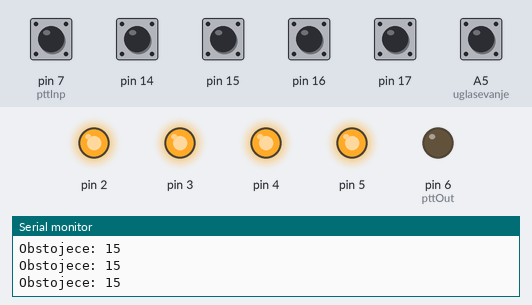
The sketch below on a simulated Arduino Uno, built with avr-gcc and run on an emulated ATmega328P. Shown: output pins drawn as LEDs (lit = HIGH), the last lines printed to the serial monitor. The test bench sets the inputs (shaded band); at power-on: A5 (uglasevanje), pin 7 (pttInp), pin 14–17 HIGH.

Above: at 1.2 s.
1.3 s: pin 14 pulled LOW for 0.15 s
At 1.4 s:
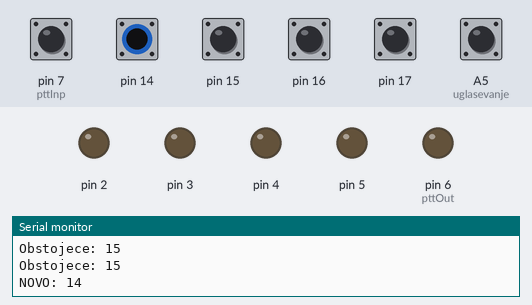
3.0 s: pin 15 pulled LOW for 0.15 s
At 3.1 s:
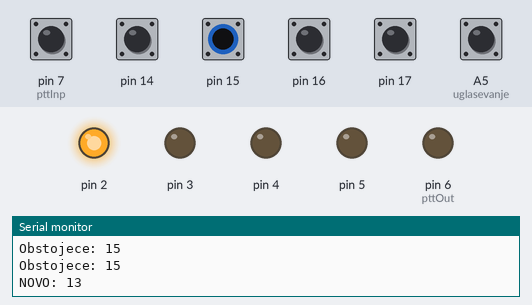
4.7 s: pin 16 pulled LOW for 0.15 s
At 4.81 s:
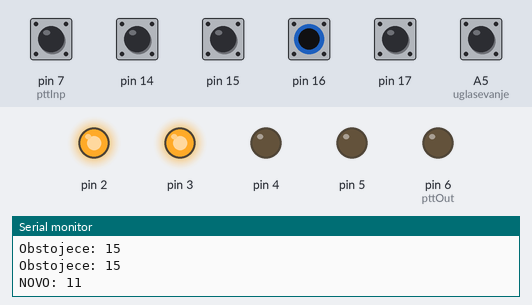
6.4 s: pin 17 pulled LOW for 0.15 s
At 6.51 s:
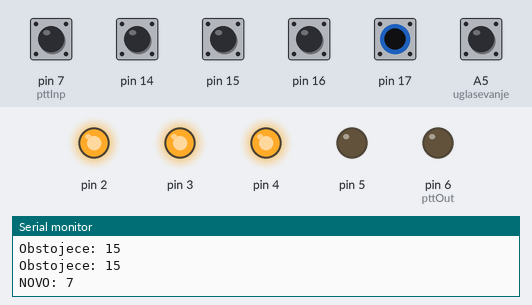
8.1 s: pin 7 (pttInp) pulled LOW for 0.15 s
At 8.18 s:
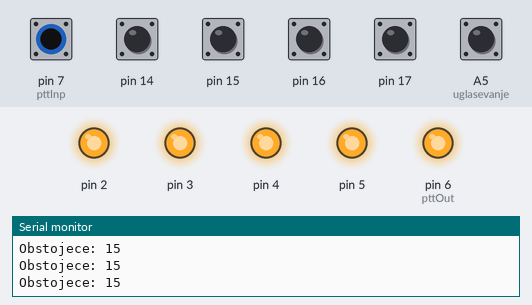
9.7 s: pin 14 driven LOW and pin 15 driven LOW
At 10.8 s:
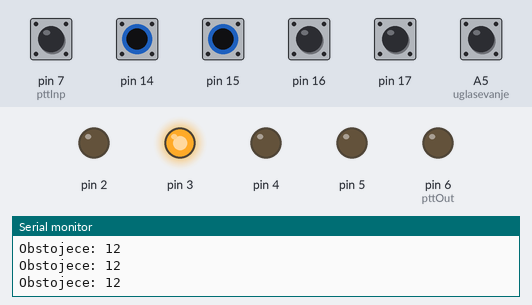
Timing chart, 0 to 12.2 s (numbered marks = the images above; inputs shaded):
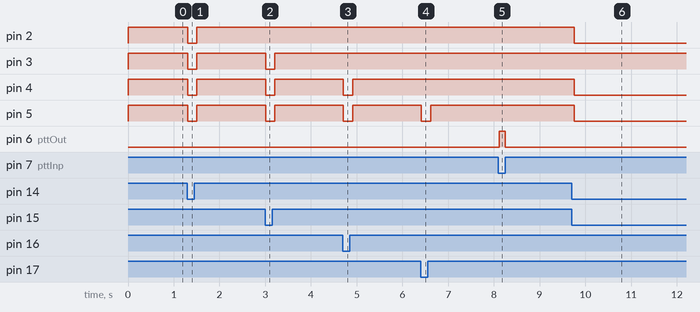

Measured:
- after the input at 1.3 s, pin 2–5: HIGH → LOW at once, → HIGH 0.20 s later
- after the input at 3.0 s, pin 3–5: HIGH → LOW at once, → HIGH 0.20 s later
- after the input at 4.7 s, pin 4, pin 5: HIGH → LOW at once, → HIGH 0.20 s later
- after the input at 6.4 s, pin 5: HIGH → LOW at once, → HIGH 0.20 s later
- after the input at 8.1 s, pin 6 (pttOut): LOW → HIGH at once, → LOW 0.13 s later
- after the input at 9.7 s, pin 2, pin 4, pin 5: HIGH → LOW after 0.05 s

The sketch:

sergej_basic.ino
```cpp
// Vasilij & Sergej remote control - S53M Team _ old version

const byte Mask = 15;
uint8_t band;
uint8_t bandOld;
const int pttInp = 7;
const int pttOut = 6;
const int uglasevanje = A5;
void setup() {
  Serial.begin(9600);
  pinMode(pttOut,OUTPUT);
  pinMode(pttInp,INPUT_PULLUP);
  pinMode(uglasevanje,INPUT_PULLUP);
  digitalWrite(pttOut,LOW);
  DDRD = DDRD | B00111100; //2,3,4,5 je OUTPUT
  DDRC = DDRC & Mask;
  PORTC = PORTC | Mask;
}
void loop() {
  int in_ptt = digitalRead(pttInp);
  int in_ugl = digitalRead(uglasevanje);
  if(in_ptt == LOW){
    digitalWrite(pttOut,HIGH);
  }else{
    digitalWrite(pttOut,LOW);
    bandControl();
  }
}
void bandControl() {
  band = PINC & Mask;
  if(band == bandOld){  // ne delamo nič
    Serial.print("Obstojece: ");
    Serial.println(band);
  }else{  //zamenjamo band
    Serial.print("NOVO: ");
    Serial.println(band);
    bandOld = band;
    switch (band) {
    case 15:
      PORTD |= B00111100;
      break;
    case 14:
      PORTD &= B11000011;
      break;
    case 13:
      PORTD &= B11000011;
      PORTD |= B00000100;
      break;
    case 12:
      PORTD &= B11000011;
      PORTD |= B00001000;
      break;
    case 11:
      PORTD &= B11000011;
      PORTD |= B00001100;
      break;
    case 10:
      PORTD &= B11000011;
      PORTD |= B00010000;
      break;
    case 9:
      PORTD &= B11000011;
      PORTD |= B00010100;
      break;
    case 8:
      PORTD &= B11000011;
      PORTD |= B00011000;
      break;
    case 7:
      PORTD &= B11000011;
      PORTD |= B00011100;
      break;
    case 6:
      PORTD &= B11000011;
      PORTD |= B00100000;
      break;
    case 5:
      PORTD &= B11000011;
      PORTD |= B00100100;
      break;
    default:
      PORTD |= B00111100;
      break;
    }
  }
  delay(100);
}
```
